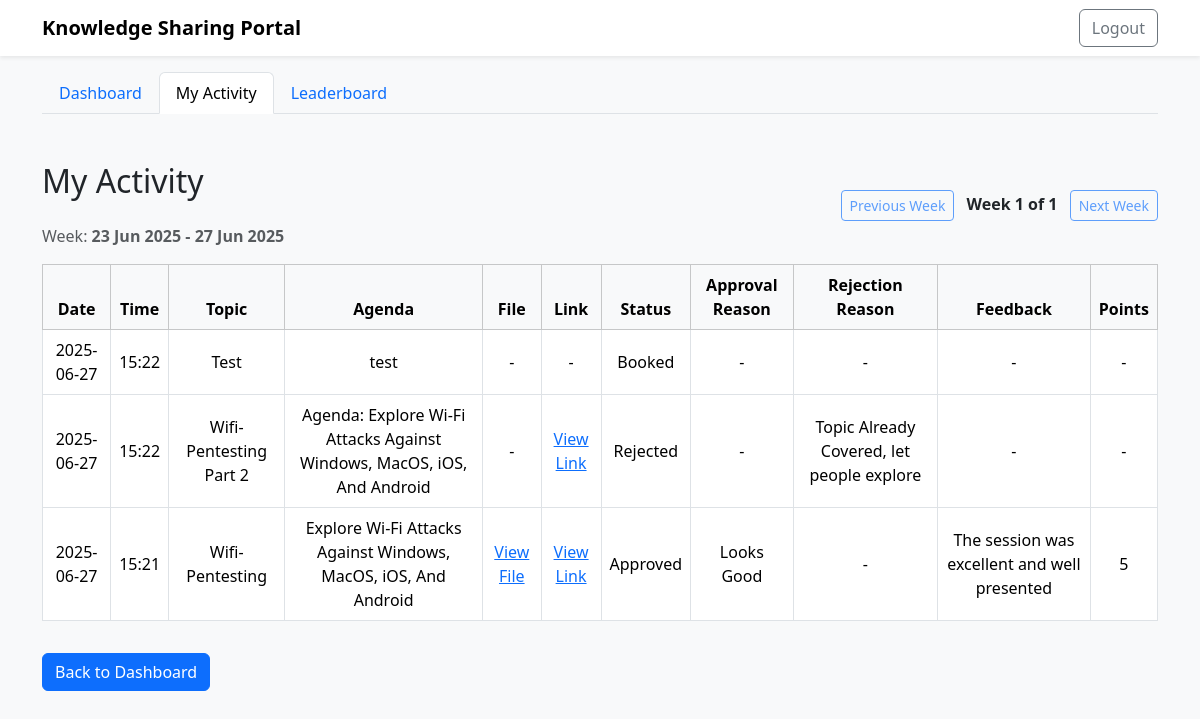
The app's page /my-activity (signed in), older data.
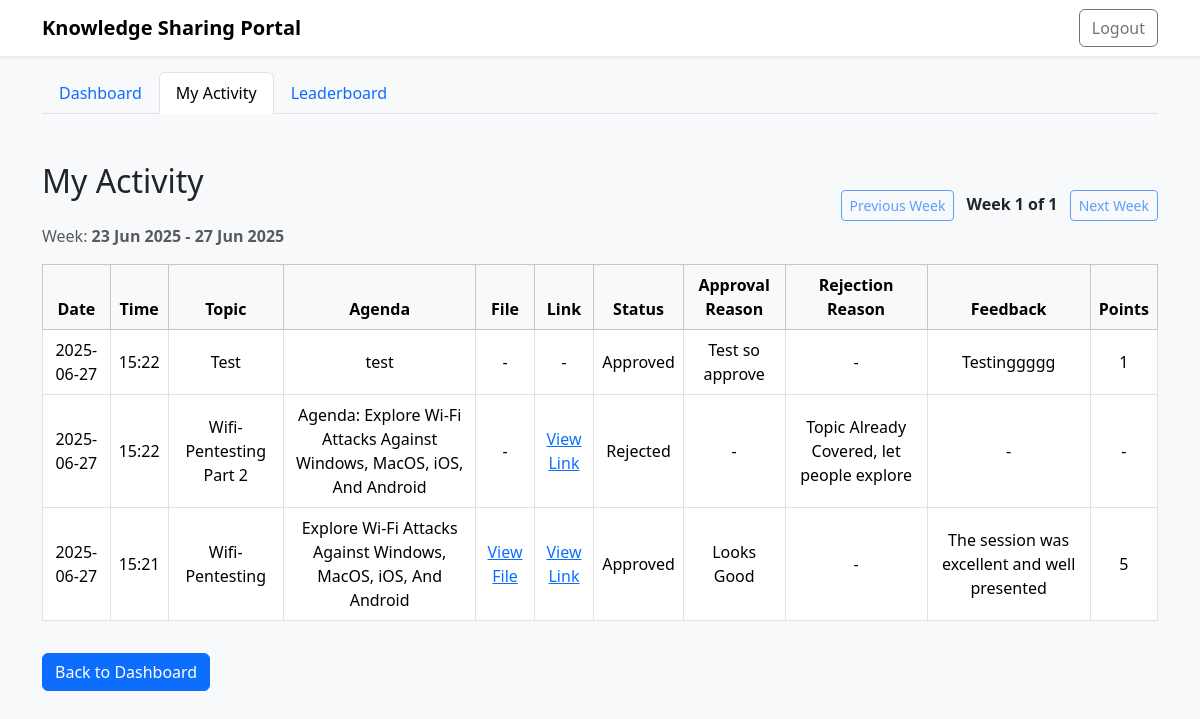
The same page, newer data.
### tables this page shows
CREATE TABLE slot_activity (
        id INTEGER PRIMARY KEY AUTOINCREMENT,
        slot_id INTEGER NOT NULL,
        user_id INTEGER NOT NULL,
        status TEXT NOT NULL,
        approval_reason TEXT,
        rejection_reason TEXT,
        feedback TEXT,
        comments TEXT,
        points_awarded INTEGER,
        topic TEXT,
        agenda TEXT,
        file_path TEXT,
        link TEXT,
        created_at TEXT DEFAULT CURRENT_TIMESTAMP,
        updated_at TEXT DEFAULT CURRENT_TIMESTAMP,
        FOREIGN KEY (slot_id) REFERENCES slots(id),
        FOREIGN KEY (user_id) REFERENCES users(id)
    );

### app.py (the view)
@app.route('/my-activity')
@token_required
def my_activity():
    db = get_db()
    user_email = g.get('user')
    user = db.execute('SELECT * FROM users WHERE email = ?', (user_email,)).fetchone()
    is_admin = user['role'] == 'admin'
    if is_admin:
        all_activities = db.execute('''
            SELECT sa.*, u.name as username FROM slot_activity sa
            JOIN users u ON sa.user_id = u.id
            ORDER BY sa.created_at DESC
        ''').fetchall()
    else:
        all_activities = db.execute('''SELECT * FROM slot_activity WHERE user_id = ? ORDER BY created_at DESC''', (user['id'],)).fetchall()
    def get_week_start(dt):
        return dt - timedelta(days=dt.weekday())
    activities_by_week = {}
    for a in all_activities:
        dt = datetime.datetime.strptime(a['created_at'][:10], '%Y-%m-%d')
        week_start = get_week_start(dt)
        if week_start not in activities_by_week:
            activities_by_week[week_start] = []
        activities_by_week[week_start].append(a)
    sorted_weeks = sorted(activities_by_week.keys(), reverse=True)
    week_number = int(request.args.get('week', 0))
    if not sorted_weeks:
        week_dates = []
        activities = []
        total_weeks = 0
    else:
        if week_number < 0 or week_number >= len(sorted_weeks):
            week_number = 0
        week_dates = [sorted_weeks[week_number] + timedelta(days=i) for i in range(5)]
        activities = activities_by_week.get(sorted_weeks[week_number], [])
        total_weeks = len(sorted_weeks)
    return render_template('my_activity.html', user=user, activities=activities, is_admin=is_admin, week_number=week_number, total_weeks=total_weeks, week_dates=week_dates)

### app.py (called while the page is built)
def get_db():
    if 'db' not in g:
        g.db = sqlite3.connect(app.config['DATABASE'])
        g.db.row_factory = sqlite3.Row
    return g.db

def token_required(f):
    @wraps(f)
    def decorated(*args, **kwargs):
        token = request.cookies.get('token')
        if not token:
            return redirect(url_for('login'))
        try:
            data = jwt.decode(token, app.config['SECRET_KEY'], algorithms=["HS256"])
            g.user = data['email']
        except Exception:
            return redirect(url_for('login'))
        return f(*args, **kwargs)
    return decorated

### templates/my_activity.html (shortened to what this page needs)
<!DOCTYPE html>
<html lang="en">
<head>
    <link href="https://cdn.jsdelivr.net/npm/bootstrap@5.3.2/dist/css/bootstrap.min.css" rel="stylesheet">
</head>
<body class="bg-light" style="min-height: 100vh;">
    <nav class="navbar navbar-expand-lg navbar-light bg-white shadow-sm">
        <div class="container">
            <a class="navbar-brand fw-bold" href="/dashboard">Knowledge Sharing Portal</a>
            <div class="d-flex">
                <a href="/logout" class="btn btn-outline-secondary">Logout</a>
            </div>
        </div>
    </nav>
    <div class="container mt-3">
        <ul class="nav nav-tabs">
            <li class="nav-item">
                <a class="nav-link" href="/dashboard">Dashboard</a>
            </li>
            <li class="nav-item">
                <a class="nav-link active" href="/my-activity">My Activity</a>
            </li>
            <li class="nav-item">
                <a class="nav-link" href="/leaderboard">Leaderboard</a>
            </li>
        </ul>
    </div>
    <div class="container py-5">
        <div class="d-flex justify-content-between align-items-center mb-3">
            <div>
                <h2 class="mb-4">{% if is_admin %}Users Activity{% else %}My Activity{% endif %}</h2>
                {% if week_dates and week_dates|length > 0 %}
                <div class="text-muted">
                    Week: <b>{{ week_dates[0].strftime('%d %b %Y') }} - {{ week_dates[-1].strftime('%d %b %Y') }}</b>
                </div>
                {% endif %}
            </div>
            <div>
                <a href="/my-activity?week={{ week_number - 1 }}" class="btn btn-outline-primary btn-sm me-2 {% if week_number == 0 %}disabled{% endif %}">Previous Week</a>
                <span class="fw-bold">Week {{ week_number + 1 }} of {{ total_weeks }}</span>
                <a href="/my-activity?week={{ week_number + 1 }}" class="btn btn-outline-primary btn-sm ms-2 {% if week_number + 1 >= total_weeks %}disabled{% endif %}">Next Week</a>
            </div>
        </div>
        <div class="table-responsive">
            <table class="table table-bordered align-middle text-center bg-white">
                <thead class="table-light">
                    <tr>
                        <th>Date</th>
                        <th>Time</th>
                        <th>Topic</th>
                        <th>Agenda</th>
                        <th>File</th>
                        <th>Link</th>
                        <th>Status</th>
                        <th>Approval Reason</th>
                        <th>Rejection Reason</th>
                        <th>Feedback</th>
                        <th>Points</th>
                    </tr>
                </thead>
                <tbody>
                    {% for a in activities %}
                    <tr>
                        <td>{{ a['created_at'][:10] }}</td>
                        <td>{{ a['created_at'][11:16] }}</td>
                        <td>{{ a['topic'] or '-' }}</td>
                        <td>{{ a['agenda'] or '-' }}</td>
                        <td>{% if a['file_path'] %}<a href="/{{ a['file_path'] }}" target="_blank">View File</a>{% else %}-{% endif %}</td>
                        <td>{% if a['link'] %}<a href="{{ a['link'] }}" target="_blank">View Link</a>{% else %}-{% endif %}</td>
                        <td>{{ a['status']|capitalize }}</td>
                        <td>{{ a['approval_reason'] or '-' }}</td>
                        <td>{{ a['rejection_reason'] or '-' }}</td>
                        <td>
                            {% if is_admin and not a['feedback'] and a['points_awarded'] is none %}
                                <a href="/admin-feedback/{{ a['id'] }}" class="btn btn-sm btn-primary">Add</a>
                            {% else %}
                                {{ a['feedback'] or '-' }}
                            {% endif %}
                        </td>
                        <td>
                            {% if is_admin and not a['feedback'] and a['points_awarded'] is none %}
                                <a href="/admin-feedback/{{ a['id'] }}" class="btn btn-sm btn-primary">Add</a>
                            {% else %}
                                {{ a['points_awarded'] if a['points_awarded'] is not none else '-' }}
                            {% endif %}
                        </td>
                    </tr>
                    {% else %}
                    <tr><td colspan="10" class="text-muted">No activity found.</td></tr>
                    {% endfor %}
                </tbody>
            </table>
        </div>
        <a href="/dashboard" class="btn btn-primary mt-3">Back to Dashboard</a>
    </div>
</body>
</html>

Row changes from the older to the newer data that the page shows:
changed slot_activity "Test": status "Booked" → "Approved"; approval_reason "-" → "Test so approve"; feedback "-" → "Testinggggg"; points_awarded "-" → "1"
